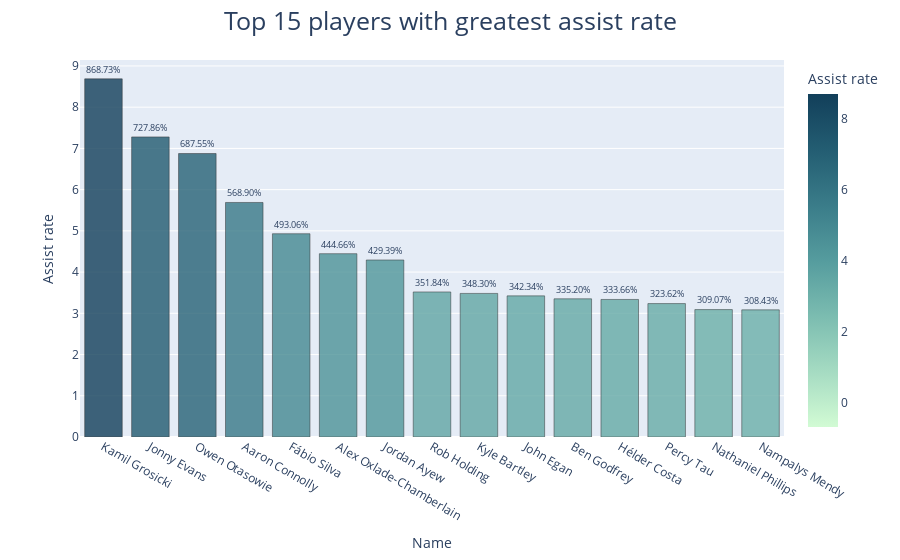

Here is the notebook cell this chart was saved with:
### Markdown cell above
#### Now, we will calculate the conversion rate for assistis
Projected assists = ((Mins / 90) * xA)

#### And then we can calculate what's tax of convertion the player had:
Convertion Rate: (Assists / Projected assists)

### Code cell
premier['Assist rate'] = premier['Assists'] / ((premier['Mins'] / 90) * premier['xA'])
premier['Assist rate'].replace([np.inf, -np.inf], 0, inplace=True)

assist_xa = px.bar(data_frame=premier.nlargest(15, 'Assist rate')[['Assist rate', 'Name']], 
                  x='Name', y='Assist rate', color='Assist rate', text='Assist rate', color_continuous_scale='darkmint', 
                  color_continuous_midpoint=4, opacity=0.8)
assist_xa.update_layout(title_text='Top 15 players with greatest assist rate', title_x=0.5, 
                        title_font=dict(size=25))
assist_xa.update_traces(marker=dict(line=dict(color='#000000')), texttemplate='%{text:.2%}', textposition='outside')
assist_xa.show()

### Figure 1 — Plotly figure (JSON) as saved in the notebook; plotly's stock layout.template omitted (floating-point values rounded to 4 significant figures)
{"data": [{"hovertemplate": "Name=%{x}<br>Assist rate=%{marker.color}<extra></extra>", "legendgroup": "", "marker": {"color": [8.687, 7.279, 6.875, 5.689, 4.931, 4.447, 4.294, 3.518, 3.483, 3.423, 3.352, 3.337, 3.236, 3.091, 3.084], "coloraxis": "coloraxis", "line": {"color": "#000000"}, "opacity": 0.8, "pattern": {"shape": ""}}, "name": "", "orientation": "v", "showlegend": false, "text": [8.687, 7.279, 6.875, 5.689, 4.931, 4.447, 4.294, 3.518, 3.483, 3.423, 3.352, 3.337, 3.236, 3.091, 3.084], "textposition": "outside", "texttemplate": "%{text:.2%}", "type": "bar", "x": ["Kamil Grosicki", "Jonny Evans", "Owen Otasowie", "Aaron Connolly", "Fábio Silva", "Alex Oxlade-Chamberlain", "Jordan Ayew", "Rob Holding", "Kyle Bartley", "John Egan", "Ben Godfrey", "Hélder Costa", "Percy Tau", "Nathaniel Phillips", "Nampalys Mendy"], "xaxis": "x", "y": [8.687, 7.279, 6.875, 5.689, 4.931, 4.447, 4.294, 3.518, 3.483, 3.423, 3.352, 3.337, 3.236, 3.091, 3.084], "yaxis": "y"}], "layout": {"barmode": "relative", "coloraxis": {"cmid": 4, "colorbar": {"title": {"text": "Assist rate"}}, "colorscale": [[0, "rgb(210, 251, 212)"], [0.1667, "rgb(165, 219, 194)"], [0.3333, "rgb(123, 188, 176)"], [0.5, "rgb(85, 156, 158)"], [0.6667, "rgb(58, 124, 137)"], [0.8333, "rgb(35, 93, 114)"], [1, "rgb(18, 63, 90)"]]}, "legend": {"tracegroupgap": 0}, "margin": {"t": 60}, "title": {"font": {"size": 25}, "text": "Top 15 players with greatest assist rate", "x": 0.5}, "xaxis": {"anchor": "y", "domain": [0, 1], "title": {"text": "Name"}}, "yaxis": {"anchor": "x", "domain": [0, 1], "title": {"text": "Assist rate"}}}}
